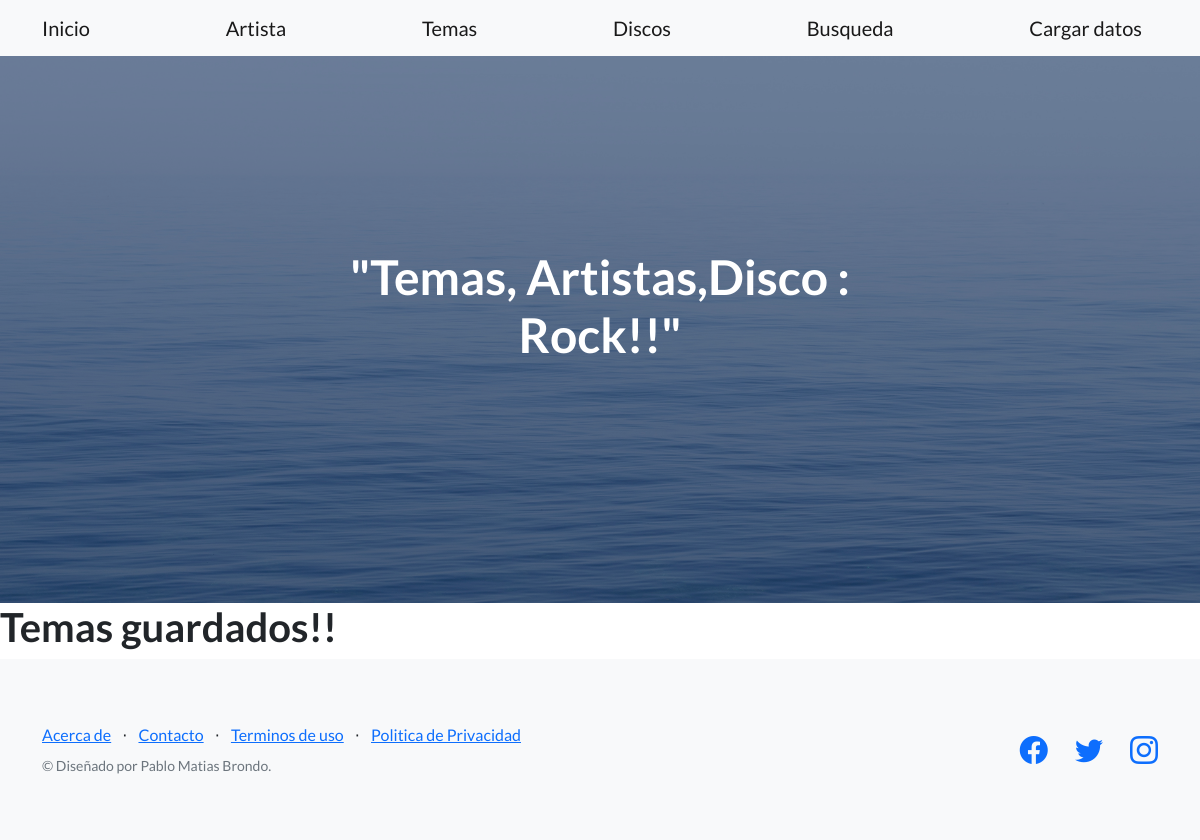
The page /app/tema/ on the database as committed earlier.
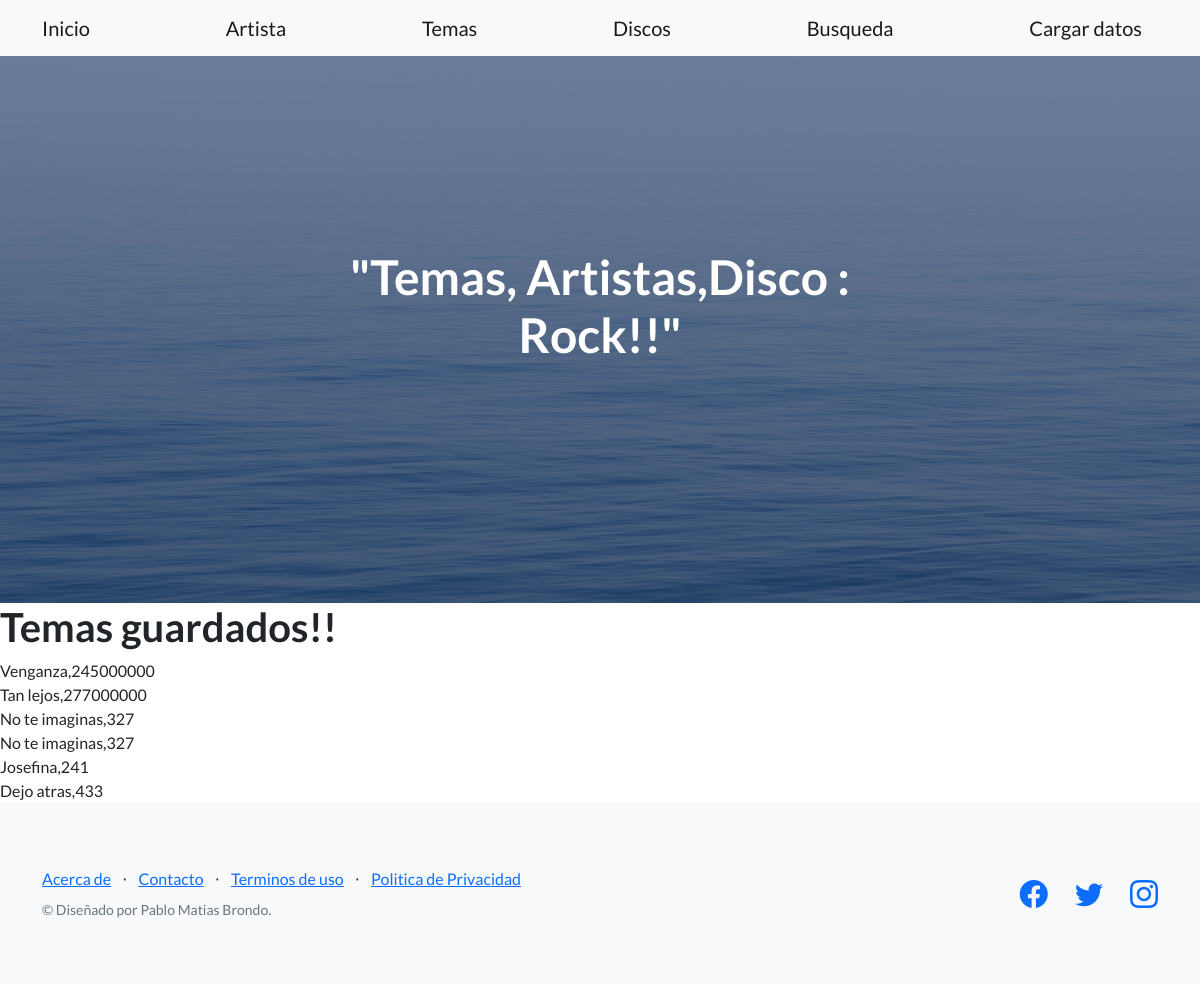
The same page on the database as committed later.
### app_entrega3/models.py (models this page shows)
class Temas(models.Model):
    nombre_tema=models.CharField(max_length=30)
    duracion=models.IntegerField()
    def __str__(self):
        return f"{self.nombre_tema},{self.duracion}"

### app_entrega3/views.py (the view)
# urls.py: path("tema/",tema,name='tema.html'),
def tema(request):
    tema=Temas.objects.all()
    return render(request,'tema.html',{"tema":tema})

### app_entrega3/templates/tema.html
{% extends 'padre.html' %}
{% load static %}
{% block dinamico %}
<h1>Temas guardados!!</h1>
<body>
    {% for ver in tema %}
    {{ver}}<br/>
    {% endfor %}
</body>
{% endblock %}

### app_entrega3/templates/padre.html (shortened to what this page needs)
<!DOCTYPE html>
<html lang="en">
    <head>
        {% load static %}
        <link href="https://cdn.jsdelivr.net/npm/bootstrap-icons@1.5.0/font/bootstrap-icons.css" rel="stylesheet" type="text/css" />
        <link href="{% static 'css/styles.css' %}" rel="stylesheet" />
    </head>
    <body>
        <nav class="navbar navbar-light bg-light static-top">
            <div class="container">
                <a class="navbar-brand" href="{% url 'inicio.html' %}">Inicio</a>
                <a class="navbar-brand" href="{% url 'respuesta.html' %}">Artista</a>
                <a class="navbar-brand" href="{% url 'tema.html' %}">Temas</a>
                <a class="navbar-brand" href="{% url 'disco.html' %}">Discos</a>
                <a class="navbar-brand" href="{% url 'buscador.html' %}">Busqueda</a>
                <a class="navbar-brand" href="{% url 'miformulario.html' %}">Cargar datos</a>
            </div>
        </nav>
        <header class="masthead">
            <div class="container position-relative">
                <div class="row justify-content-center">
                    <div class="col-xl-6">
                        <div class="text-center text-white">
                            <h1 class="mb-5">"Temas, Artistas,Disco : Rock!!"</h1>
                        </div>
                    </div>
                </div>
            </div>
        </header>
        {% block dinamico %}
        {% endblock %}
        <footer class="footer bg-light">
            <div class="container">
                <div class="row">
                    <div class="col-lg-6 h-100 text-center text-lg-start my-auto">
                        <ul class="list-inline mb-2">
                            <li class="list-inline-item"><a href="#!">Acerca de</a></li>
                            <li class="list-inline-item">⋅</li>
                            <li class="list-inline-item"><a href="#!">Contacto</a></li>
                            <li class="list-inline-item">⋅</li>
                            <li class="list-inline-item"><a href="#!">Terminos de uso</a></li>
                            <li class="list-inline-item">⋅</li>
                            <li class="list-inline-item"><a href="#!">Politica de Privacidad</a></li>
                        </ul>
                        <p class="text-muted small mb-4 mb-lg-0">&copy; Diseñado por Pablo Matias Brondo.</p>
                    </div>
                    <div class="col-lg-6 h-100 text-center text-lg-end my-auto">
                        <ul class="list-inline mb-0">
                            <li class="list-inline-item me-4">
                                <a href="#!"><i class="bi-facebook fs-3"></i></a>
                            </li>
                            <li class="list-inline-item me-4">
                                <a href="#!"><i class="bi-twitter fs-3"></i></a>
                            </li>
                            <li class="list-inline-item">
                                <a href="#!"><i class="bi-instagram fs-3"></i></a>
                            </li>
                        </ul>
                    </div>
                </div>
            </div>
        </footer>
    </body>
</html>

Rows that differ between the two databases and show on the page:
added Temas: nombre_tema+duracion "Venganza,245000000"
added Temas: nombre_tema+duracion "Tan lejos,277000000"
added Temas: nombre_tema+duracion "No te imaginas,327"
added Temas: nombre_tema+duracion "No te imaginas,327"
added Temas: nombre_tema+duracion "Josefina,241"
added Temas: nombre_tema+duracion "Dejo atras,433"
